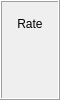
       <widget class="QFrame" name="frame_2">
        <property name="sizePolicy">
         <sizepolicy hsizetype="Fixed" vsizetype="Fixed">
          <horstretch>0</horstretch>
          <verstretch>0</verstretch>
         </sizepolicy>
        </property>
        <property name="maximumSize">
         <size>
          <width>60</width>
          <height>16777215</height>
         </size>
        </property>
        <property name="layoutDirection">
         <enum>Qt::LeftToRight</enum>
        </property>
        <property name="frameShape">
         <enum>QFrame::Box</enum>
        </property>
        <property name="frameShadow">
         <enum>QFrame::Raised</enum>
        </property>
        <layout class="QGridLayout" name="gridLayout_4">
         <property name="leftMargin">
          <number>6</number>
         </property>
         <property name="topMargin">
          <number>6</number>
         </property>
         <property name="rightMargin">
          <number>6</number>
         </property>
         <property name="bottomMargin">
          <number>6</number>
         </property>
         <item row="0" column="0">
          <widget class="QLabel" name="label_4">
           <property name="sizePolicy">
            <sizepolicy hsizetype="Fixed" vsizetype="Preferred">
             <horstretch>0</horstretch>
             <verstretch>0</verstretch>
            </sizepolicy>
           </property>
           <property name="maximumSize">
            <size>
             <width>80</width>
             <height>16777215</height>
            </size>
           </property>
           <property name="text">
            <string>Rate</string>
           </property>
           <property name="alignment">
            <set>Qt::AlignCenter</set>
           </property>
          </widget>
         </item>
         <item row="1" column="0">
          <widget class="QELabel" name="qelabel_imageRate">
           <property name="alignment">
            <set>Qt::AlignCenter</set>
           </property>
           <property name="variable" stdset="0">
            <string>$(P):cam1:ArrayRate_RBV</string>
           </property>
           <property name="variableSubstitutions" stdset="0">
            <string>P=13PS50</string>
           </property>
           <property name="displayAlarmState">
            <bool>false</bool>
           </property>
          </widget>
         </item>
         <item row="2" column="0">
          <widget class="QEBitStatus" name="qebitstatus">
           <property name="sizePolicy">
            <sizepolicy hsizetype="Fixed" vsizetype="Fixed">
             <horstretch>0</horstretch>
             <verstretch>0</verstretch>
            </sizepolicy>
           </property>
           <property name="minimumSize">
            <size>
             <width>30</width>
             <height>0</height>
            </size>
           </property>
           <property name="maximumSize">
            <size>
             <width>10</width>
             <height>10</height>
            </size>
           </property>
           <property name="numberOfBits">
            <number>1</number>
           </property>
           <property name="drawBorder">
            <bool>true</bool>
           </property>
           <property name="variable" stdset="0">
            <string>$(P):cam1:Acquire.RVAL</string>
           </property>
           <property name="variableSubstitutions" stdset="0">
            <string>P=13PS50</string>
           </property>
          </widget>
         </item>
        </layout>
       </widget>
